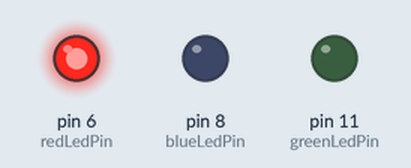
Recording of a sketch running on a simulated Arduino Uno, built with avr-gcc and run on an emulated ATmega328P. Shown: output pins drawn as LEDs (lit = HIGH).

Above: at 0.2 s.
At 9.2 s:
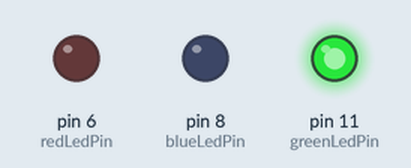
At 19.2 s:
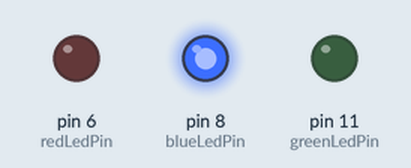
At 38.2 s:
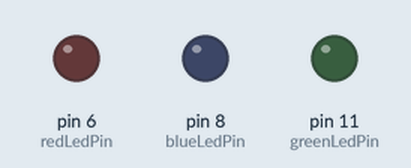
Timing chart, 0 to 42.9 s (numbered marks = the images above):
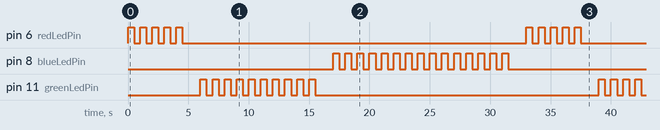

Measured:
- by itself, pin 6 (redLedPin): repeats every 33.0 s: 4 × (LOW 0.50 s, HIGH 0.50 s), LOW 28.5 s, HIGH 0.50 s
- by itself, pin 8 (blueLedPin): moves between LOW and HIGH, repeating every 33.0 s
- by itself, pin 11 (greenLedPin): repeats every 33.0 s: 9 × (LOW 0.50 s, HIGH 0.50 s), LOW 23.5 s, HIGH 0.50 s

The sketch:

lab1-blink-3led.ino
```cpp
int redLedPin = 6;
int greenLedPin = 11;
int blueLedPin = 8;

void setup()
{
    pinMode(redLedPin, OUTPUT);
    pinMode(greenLedPin, OUTPUT);
    pinMode(blueLedPin, OUTPUT);
}

void loop()
{

    for (int i = 0; i < 5; i++)
    {
        digitalWrite(redLedPin, HIGH);
        delay(500);
        digitalWrite(redLedPin, LOW);
        delay(500);
    }

    delay(1000);

    for (int i = 0; i < 10; i++)
    {
        digitalWrite(greenLedPin, HIGH);
        delay(500);
        digitalWrite(greenLedPin, LOW);
        delay(500);
    }

    delay(1000);

    for (int i = 0; i < 15; i++)
    {
        digitalWrite(blueLedPin, HIGH);
        delay(500);
        digitalWrite(blueLedPin, LOW);
        delay(500);
    }

    delay(1000);
}
```
